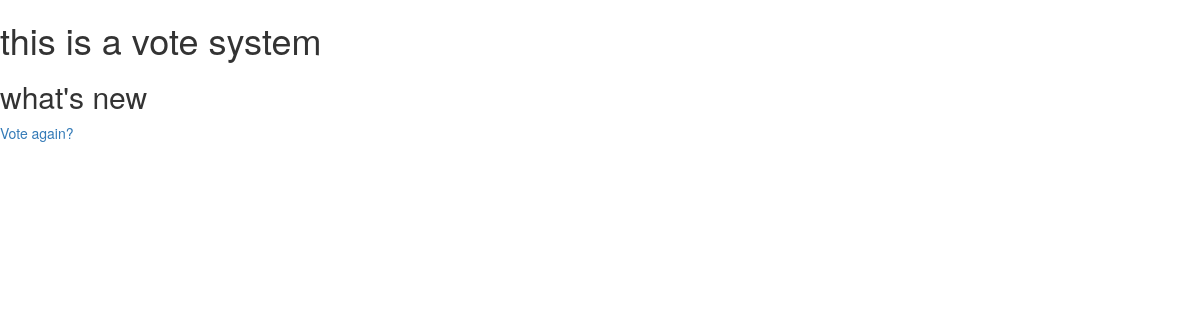
/polls/1/results/, run on an earlier commit of the app's database.
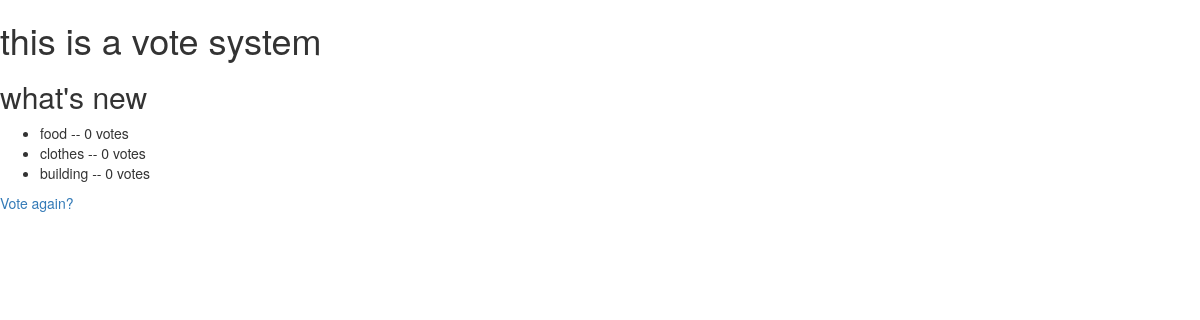
And on a later commit of the database.
### polls/models.py (models this page shows, shortened)
class Question(models.Model):
    question_text = models.CharField(max_length=200)
    pub_date = models.DateTimeField('date published')  #使用date pulished作为名字
    def was_published_recently(self):
        return self.pub_date >= timezone.now() - datetime.timedelta(days=1)
    was_published_recently.admin_order_field = 'pub_date'
    was_published_recently.boolean = True
    was_published_recently.short_description = 'Published recently?'

class Choice(models.Model):
    question = models.ForeignKey(Question)  #外键，每一个Choice都关联了一个Questions
    choice_text = models.CharField(max_length=200)
    votes = models.IntegerField(default=0)

### polls/views.py (the view)
# urls.py: url(r'^(?P<question_id>\d+)/results/$', views.results, name='results'),
def results(request, question_id):
    question = get_object_or_404(Question, pk=question_id)
    return render(request, 'polls/results.html', {'question': question})

### polls/templates/polls/results.html
{% extends "polls/base.html"%}
{% block content %}
<h2>{{ question.question_text }}</h1>
<ul>
{% for choice in question.choice_set.all %}
    <li>{{ choice.choice_text }} -- {{ choice.votes }} vote{{ choice.votes|pluralize }}</li>
{% endfor %}
</ul>
<a href="{% url 'polls:detail' question.id %}">Vote again?</a>
{% endblock %}

### polls/templates/polls/base.html (shortened to what this page needs)
<html>
<head>
<link rel="stylesheet" href="http://cdn.bootcss.com/bootstrap/3.3.4/css/bootstrap.min.css">
<link rel="stylesheet" href="http://cdn.bootcss.com/bootstrap/3.3.4/css/bootstrap-theme.min.css">
</head>
<body>
<h1> this is a vote system </h1>
{% block content%}
{% endblock%}
</body>
</html>

What changed in the data, as far as the page shows it:
added Choice: choice_text "food", votes "0"
added Choice: choice_text "clothes", votes "0"
added Choice: choice_text "building", votes "0"
